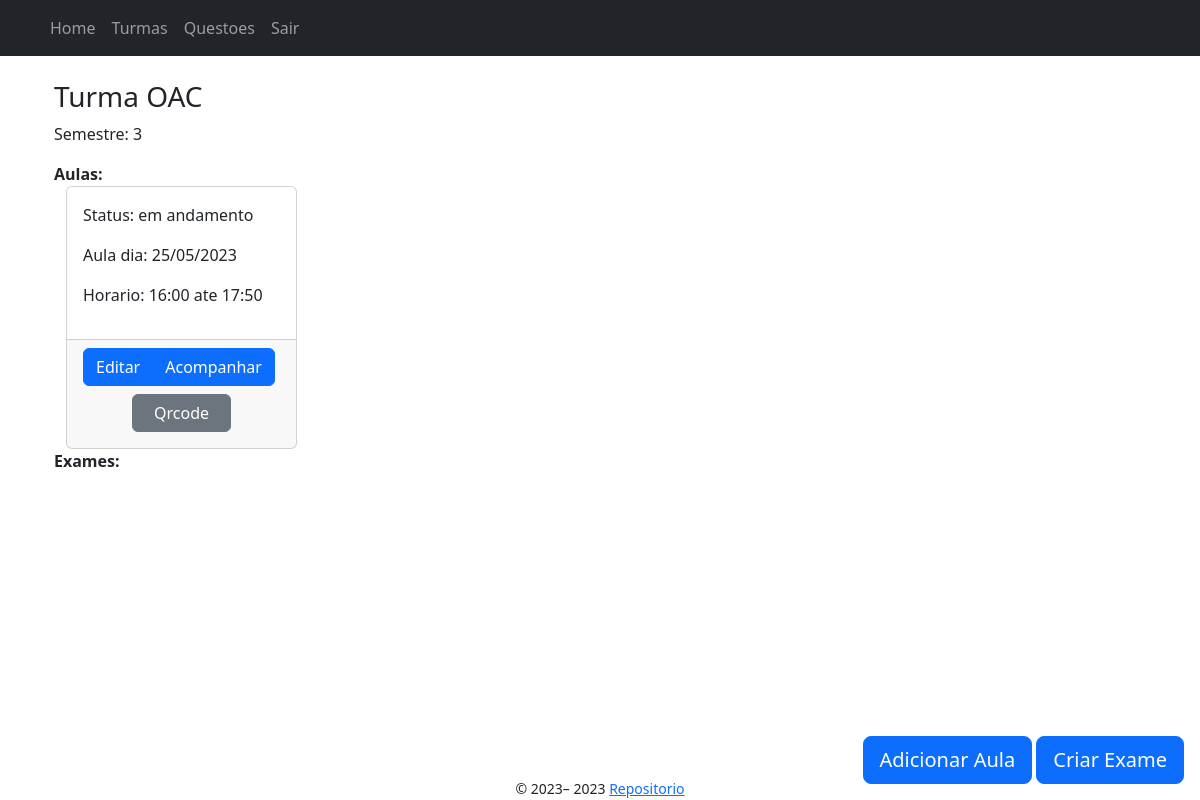
/turmas/1/show (signed in), run on an earlier commit of the app's database.
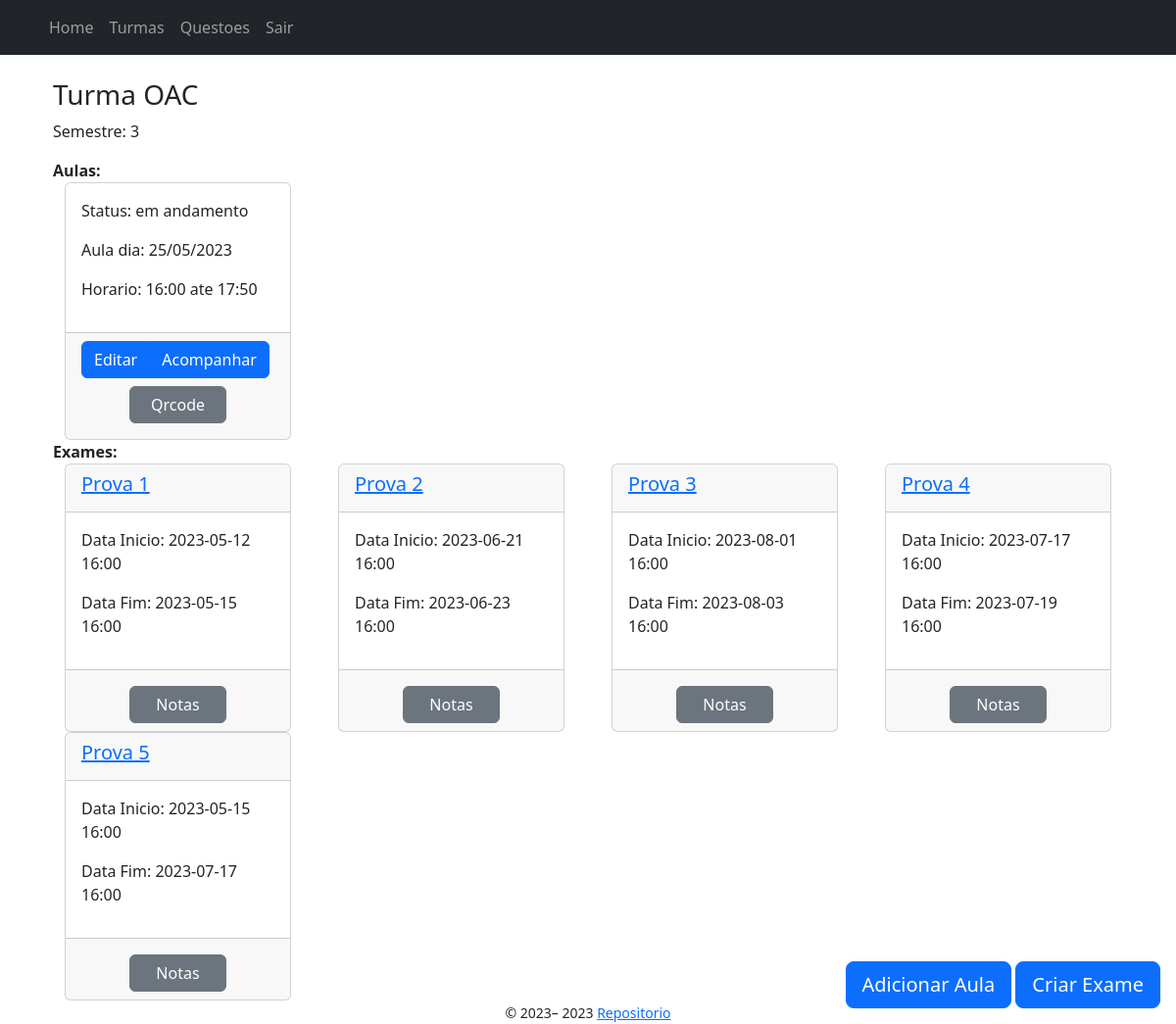
And on a later commit of the database.
### app/models/aula.py (models this page shows, shortened)
class Aula(db.Model):
    __tablename__ = "aula"
    id = db.Column(db.Integer, primary_key=True)
    turma_id = db.Column(db.Integer, db.ForeignKey('turma.id'), nullable=False)
    data_aula = db.Column(db.Date, nullable=False)
    status = db.Column(
        Enum("agendado", "finalizado", "em andamento", "cancelado", name="StatusAula"), nullable=False)
    token = db.Column(db.String(100), nullable=False)
    presencas = db.relationship(
        'Presenca', backref='aula_presenca', lazy=True)  # 1 to N

### app/models/turma.py (models this page shows, shortened)
class Turma(db.Model):
    __tablename__ = "turma"
    id = db.Column(db.Integer, primary_key=True)
    nome = db.Column(db.String(100), nullable=False)
    horario_inicio = db.Column(db.Time, nullable=False)
    horario_fim = db.Column(db.Time, nullable=False)
    senha = db.Column(db.String(200), nullable=False)
    semestre = db.Column(db.Integer, nullable=False)
    professor_id = db.Column(db.Integer, db.ForeignKey(
        'professor.id'), nullable=False)
    aulas = db.relationship('Aula', backref=db.backref('turma_aulas', lazy=True)) #1 to N
    exames = db.relationship('Exame', backref='turma_exame', lazy=True) #1 to N

### app/models/exame.py (models this page shows)
class Exame(db.Model):
    __tablename__ = "exame"
    id = db.Column(db.Integer, primary_key=True)
    data_inicio = db.Column(db.DateTime, nullable=True)
    data_fim = db.Column(db.DateTime, nullable=True)
    nome = db.Column(db.String(255))
    nota_exame = db.Column(db.Float)
    professor_id = db.Column(db.Integer, db.ForeignKey('professor.id'), nullable=False)
    turma_id = db.Column(db.Integer, db.ForeignKey('turma.id'), nullable=False)
    notas = db.relationship('NotasExames', backref='exame_notas') #1 to N
    respostas = db.relationship('RespostaQuestaoExame', backref='exame_respostas') #1 to N
    questoes = db.relationship("QuestaoExame", back_populates="exame") # N to N

### app/controllers/turmas_controller.py (the view)
@bp.route("/<int:turma_id>/show", methods=["GET"])
def show(turma_id):
    turma = db.get_or_404(Turma, turma_id)
    aulas = Aula.query.filter_by(turma_id=turma_id).all()
    exames = Exame.query.filter_by(turma_id=turma_id).all()
    if turma not in current_user.turmas:
        return redirect(url_for("turmas.matricular", turma_id=turma_id))
    return render_template("turmas/show.jinja2", turma=turma, aulas=aulas, exames=exames, user=current_user)

### app/templates/turmas/show.jinja2 (shortened to what this page needs)
{% extends "./base.jinja2" %}
{% from 'bootstrap5/utils.html' import render_icon %}
{% block content %}
<div class="container">
    <h3>Turma {{ turma.nome }}</h3>
    <p>Semestre: {{ turma.semestre }}</p>
    <b>Aulas:</b>
    <div class="row row-col-1 row-cols-md-2 row-cols-lg-4">
        {% for aula in aulas %}
            <div>
                {% include 'aulas/show.jinja2' %}
            </div>
        {% endfor %}
    </div>
    <b>Exames:</b>
    <div class="row row-col-1 row-cols-md-2 row-cols-lg-4">
        {% for exame in exames %}
            <div>
                {% include 'exames/card.jinja2' %}
            </div>
        {% endfor %}
    </div>
    {% if user.tipo_usuario == "professor" %}
            <div class="position-fixed bottom-0 end-0 p-3">
                <a href="{{ url_for('turmas.aulas.new', turma_id=turma.id) }}" class="btn btn-floating btn-lg btn-primary">
                    {{render_icon('plus') }} <span class="d-none d-xl-inline">Adicionar Aula</span>
                </a>
                <a href="{{ url_for('turmas.exames.new', turma_id=turma.id) }}" class="btn btn-floating btn-lg btn-primary">
                    {{render_icon('plus') }} <span class="d-none d-xl-inline">Criar Exame</span>
                </a>
            </div>
    {% endif %}
</div>
{% endblock %}

### app/templates/aulas/show.jinja2
{% block content %}
<div class="container">
    <div class="card">
        <div class="card-body">
            <p>Status: {{ aula.status }}</p>
            <p>Aula dia: {{ aula.data_aula.strftime('%d/%m/%Y') }}</p>
            <p>Horario: {{ turma.horario_inicio.strftime('%H:%M') }} ate {{ turma.horario_fim.strftime('%H:%M') }}</p>
        </div>
        <div class="card-footer">
                {% if user.tipo_usuario == "estudante" and aula.status == "em andamento" %}
                    <div class="d-grid gap-2 col-6 mx-auto">
                        <form method="GET" action="{{ url_for('turmas.aulas.presenca.registrar_presenca', turma_id=turma.id, aula_id=aula.id) }}">
                            <button class="btn btn-primary" type="submit">Assinar Chamada</button>
                        </form>
                    </div>
                {% elif user.tipo_usuario == "professor" %}
                    <div class="mb-2">
                        <div class="btn-group">
                            <a class="btn btn-primary" href="{{ url_for('turmas.aulas.edit', turma_id=turma.id, aula_id=aula.id) }}">Editar</a>
                            <a class="btn btn-primary" href="{{ url_for('turmas.aulas.presenca.listar_presencas', turma_id=turma.id, aula_id=aula.id) }}">Acompanhar</a>
                        </div>
                        {% if aula.status == "em andamento" %}
                            <div class="d-grid gap-2 col-6 mx-auto">
                                <a class="btn btn-secondary mt-2"
                                href="{{ url_for('turmas.aulas.presenca.qrcode_page', turma_id=aula.turma_id, aula_id=aula.id) }}">
                                    Qrcode
                                </a>
                            </div>
                        {% endif %}
                    </div>
                {% endif %}
        </div>
    </div>
</div>
{% endblock %}

### app/templates/exames/card.jinja2
{% block content %}
<div class="container">
    <div class="card">
        <div class="card-header">
            <a href="{{ url_for('turmas.exames.show', turma_id=turma.id, exame_id=exame.id) }}">
                <h5 class="card-title">{{ exame.nome }}</h5>
            </a>
        </div>
        <div class="card-body">
            <p>Data Inicio: {{ exame.data_inicio.strftime("%Y-%m-%d %H:%M") }}</p>
            <p>Data Fim: {{ exame.data_fim.strftime("%Y-%m-%d %H:%M") }}</p>
        </div>
        <div class="card-footer text-muted">
            {% if user.tipo_usuario == "professor" %}
                <div class="d-grid gap-2 col-6 mx-auto">
                    <a class="btn btn-secondary mt-2"
                        href="{{ url_for('turmas.exames.notas', turma_id=turma.id, exame_id=exame.id) }}">
                        Notas
                    </a>
                </div>
            {% else %}
                <p>Nota Exame: {{exame.nota_exame}}</p>
            {% endif %}
        </div>
    </div>
</div>
{% endblock %}

What changed in the data, as far as the page shows it:
added Exame: nome "Prova 1", data_inicio "2023-05-12 16:00", data_fim "2023-05-15 16:00"
added Exame: nome "Prova 2", data_inicio "2023-06-21 16:00", data_fim "2023-06-23 16:00"
added Exame: nome "Prova 3", data_inicio "2023-08-01 16:00", data_fim "2023-08-03 16:00"
added Exame: nome "Prova 4", data_inicio "2023-07-17 16:00", data_fim "2023-07-19 16:00"
added Exame: nome "Prova 5", data_inicio "2023-05-15 16:00", data_fim "2023-07-17 16:00"
